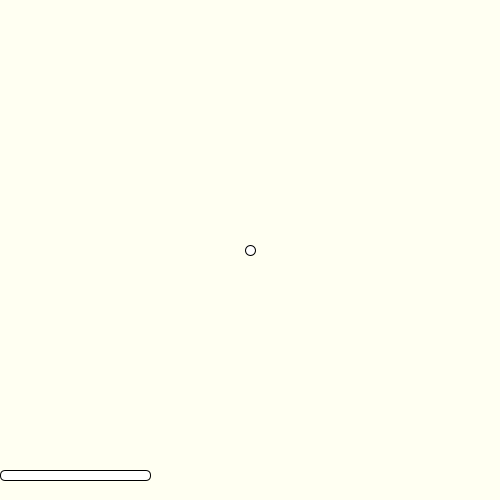
Frame 1 (no input)
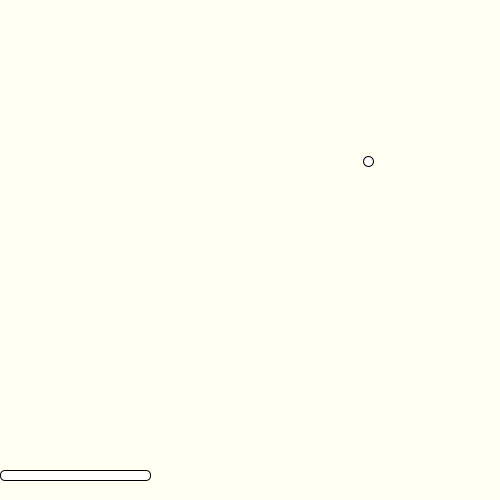
Frame 60 (the mouse pressed at the canvas centre just before this capture)
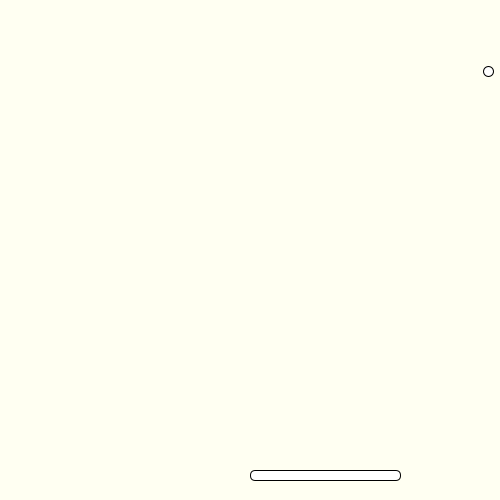
Frame 120 (the mouse held since frame 60 and released just before this capture)

The Processing sketch that drew these frames (run headless with seeded random() and noise(); from frame 60 on, the mouse is pressed at the canvas centre):

// Processing sketch: week04_3
// ── week04_3.pde
void setup(){
  size(500,500);
}
float x=250,y=250;  ///變數(位置)
float vx=2.0 , vy=-1.5;
void draw(){
  background(#FFFFF2);  ///背景，去除殘影
  int boardX = mouseX;
  rect(boardX,470,150,10,10);  ///控制的板子
  ellipse(x,y,10,10);  ///橢圓
  x=x+vx;
  y=y+vy;
  if(x>500) vx = -vx;
  if(y<0) vy = -vy;
  if(x<0) vx = -vx;
  if(y>470 && x>boardX && x<boardX+150) vy=-vy;
}
